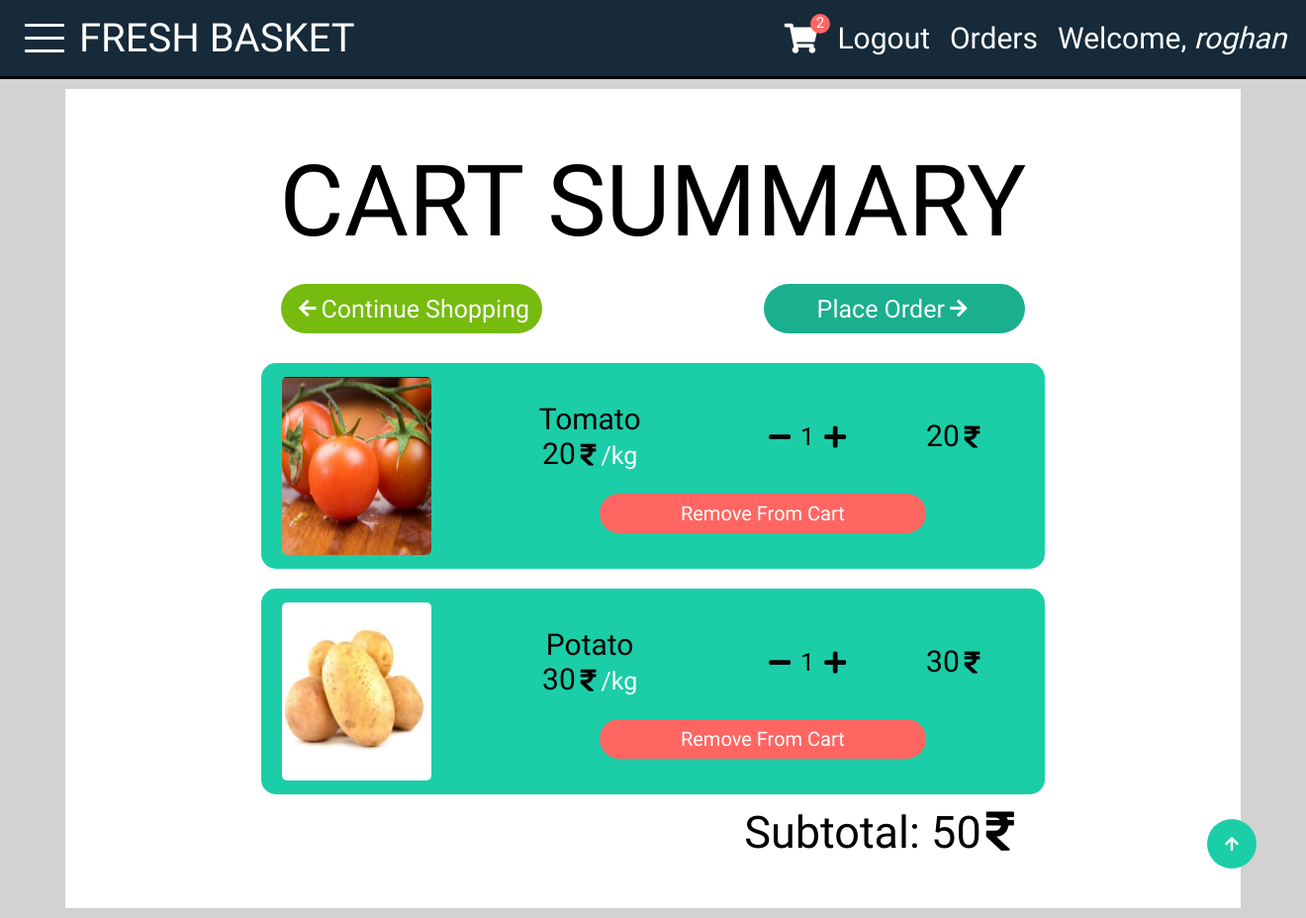
/basket_app/cart/ (signed in), run on the app's committed database.
### basket_app/models.py (models this page shows, shortened)
class Cart(models.Model):
    product= models.ForeignKey("Product",on_delete=models.CASCADE, null=True)
    customer= models.ForeignKey("auth.User",on_delete=models.CASCADE, null=True)
    qty= models.PositiveIntegerField(default=1)
    def finalprice(self):
        return self.product.price*self.qty

class Product(models.Model):
    pname= models.CharField(max_length=256)
    category= models.ForeignKey("Category",on_delete=models.CASCADE)
    ppic= models.ImageField(upload_to="product_images",null=True)
    price= models.PositiveIntegerField()
    amount= models.CharField(max_length=20)

### basket_app/views.py (the view)
# urls.py: path('cart/',views.CartView.as_view(), name='cart'),
class CartView(ListView):
    template_name= 'cart.html'
    model= Cart
    context_object_name= "cart_item"
    def get_context_data(self,**kwargs):
        context= super().get_context_data(**kwargs)
        context["count"]= Cart.objects.filter(customer= self.request.user).count()
        context["cat"]= Category.objects.all
        if Cart.objects.filter(customer= self.request.user).count()==0:
            context["check"]=True
        else:
            context["cartproducts"]= Cart.objects.filter(customer= self.request.user)
            cart= Cart.objects.filter(customer= self.request.user)
            total= 0
            for c in cart:
                total= total + c.finalprice()
            context["total"]= total
        return context

### templates/cart.html
{% extends 'base.html' %}
{% block base %}
{% load static %}
    <div class="container target">
        <h1 class="heading">CART SUMMARY</h1>
        {% if check %}
            <p class="warning">Your cart is empty</p>
            <a href="{% url 'index' %}">
                <button class="btn green"><i class="fas fa-arrow-left redirect"></i>Start Shopping</button>
            </a>
        {% else %}
            <div class="options">
                <a href="{% url 'index' %}">
                    <button class="btn-1 green"><i class="fas fa-arrow-left redirect-2"></i> Continue Shopping</button>
                </a>
                <a href="{% url 'basket_app:fillup' %}">
                    <button class="btn-1">Place Order <i class="fas fa-arrow-right redirect-2"></i></button>
                </a>
            </div>
            {% for cp in cartproducts %}
                <div class="cart-item">
                    <img src="{{cp.product.ppic.url}}" class="cartpic">
                    <div class="sec">
                        <div class="sec-1">
                            <div class="info">
                                <p class="product-name desc">{{cp.product.pname}}</p>
                                <div class="price-sec">
                                    <p class="price">{{cp.product.price}}</p>
                                    <i class="fas fa-rupee-sign rupee-1"></i>
                                    <p class="amount carta">/{{cp.product.amount}}</p>
                                </div>
                            </div>
                            <div class="qty">
                                <a href="{% url 'basket_app:decrease-qty' pk=cp.product.pk %}"><i class="fas fa-minus symbol"></i></a>
                                <p class="symbol">{{cp.qty}}</p>
                                <a href="{% url 'basket_app:increase-qty' pk=cp.product.pk %}"><i class="fas fa-plus symbol"></i></a>
                            </div>
                            <div class="price-sec finalprice">
                                <p class="price">{{cp.finalprice}}</p>
                                <i class="fas fa-rupee-sign rupee-1"></i>
                            </div>
                        </div>
                        <div class="sec-2">
                            <a href="{% url 'basket_app:remove-product' pk=cp.product.pk %}">
                                <input type="submit" class="btn remove" value="Remove From Cart">
                            </a>
                        </div>
                    </div>
                </div>
            {% endfor %}
            <div class="price-sec total">
                <p class="totalprice">Subtotal: <span class="totalprice">{{total}}</span></p>
                <i class="fas fa-rupee-sign rupee-2"></i>
            </div>
            <a href="#home" class="scroll-up-btn">
                <i class="fas fa-arrow-up"></i>
            </a>
        {% endif %}
    </div>
{% endblock %}

### templates/base.html (shortened to what this page needs)
{% load static %}
<!DOCTYPE html>
<html lang="en">
    <head>
        <link rel="stylesheet" href= "{% static 'css/basket.css' %}">
        <link rel="stylesheet" href="https://cdnjs.cloudflare.com/ajax/libs/font-awesome/5.15.3/css/all.min.css"
crossorigin="anonymous"
 />
    </head>
    <body>
        <div class="taskbar" id="home">
            <div class="part-1">
                {% if user.is_authenticated %}
                    <div class="menu">
                        <div class="line-1 line target"></div>
                        <div class="line-2 line"></div>
                        <div class="line-3 line target"></div>
                    </div>
                    <a href="{% url 'index' %}"class="logo-name">FRESH BASKET</a>
                {% else %}
                    <a href="{% url 'index' %}"class="logo-name">FRESH BASKET</a>
                {% endif %}
            </div>
            <div class="part-2">
                {% if user.is_authenticated %}
                    <div class="cart-sec">
                        <a href="{% url 'basket_app:cart' %}"><i class="fas fa-shopping-cart cart-logo"></i></a>
                        <div class="circle">{{count}}</div>
                    </div>
                    <a class="tb-link" href="{% url 'basket_app:logout' %}">Logout</a>
                    <a class="tb-link" href="{% url 'basket_app:order' %}">Orders</a>
                    <p class="tb-link">Welcome, <span class="italic">{{user.username}}</span></p>
                {% else %}
                    <a class="tb-link" href="{% url 'basket_app:login' %}">Login</a>
                    <a class="tb-link" href="{% url 'sign_up' %}">SIGN UP</a>
                {% endif %}
            </div>
        </div>
        {% block base %}
        {% endblock %}
    </body>
</html>

### static/css/basket.css (style rules this page uses)
* { margin: 0; padding: 0; text-decoration: none; color: white; box-sizing: border-box; font-family: 'Roboto Condensed', sans-serif; border: none; list-style-type: none; }
html { font-size: 62.5%; background-color: rgb(212, 209, 209); scroll-behavior: smooth; }
:root { --darkblue: #172A3A; --lightblue: #1bcea8; --lightgreen: rgb(118, 187, 14); }
.container { display: flex; flex-direction: column; align-items: center; justify-content: center; background-color: white; width: 90vw; height: 100%; margin: 1rem auto; padding: 5rem; transition: all 0.5s; }
.cart-sec { position:relative; }
.cart-logo { margin: 1rem; }
.circle { background-color: #ff6662; border-radius: 100px; color: white; text-align: center; position: absolute; font-size: 1.5rem; width: 2rem; height: 2rem; top: 0rem; right: -0.25rem; }
.rupee-1 { color: black; font-size: 2.5rem; margin: 0.5rem; }
.rupee-2 { color: black; font-size: 4.5rem; margin: 0.5rem; }
.btn { width: 25vw; height: 4rem; font-size: 2rem; border-radius: 25px; margin: 2rem 0 5rem 0; display: flex; flex-direction: row; align-items: center; justify-content: center; cursor: pointer; color: white; background-color: #19af8f; }
.btn-1 { width: 20vw; height: 5rem; font-size: 2.5rem; border-radius: 25px; display: flex; flex-direction: row; align-items: center; justify-content: center; cursor: pointer; color: white; background-color: #19af8f; margin: 2rem; }
.redirect-2 { color: white; font-size: 2rem; margin: 0.5rem; }
.green { background-color: rgb(118, 187, 14); }
.taskbar { width: 100%; height: 8rem; border-bottom: black solid; background-color: var(--darkblue); font-size: 3rem; position: relative; display: flex; justify-content: space-between; align-items: center; padding: 1rem 1rem; z-index: 200; }
.tb-link { padding: 1rem; }
.part-1 { display: flex; align-items: center; justify-content: center; }
.part-2 { display: flex; align-items: center; justify-content: center; }
.logo-name { font-size: 4rem; }
.menu { height: 7rem; width: 7rem; cursor: pointer; display: flex; flex-direction: column; align-items: center; justify-content: center; }
.line { width: 4rem; height: 0.3rem; background-color: white; margin: 0.5rem; border-radius: 1px; transition: all 0.3s; }
::placeholder { color: white; }
.italic { font-style: italic; }
.heading { text-align: center; color: black; font-size: 10rem; font-weight: 200; padding: 0.5rem; }
.symbol { color: black; font-size: 2.5rem; margin: 0.5rem; cursor: pointer; }
.price { color: black; font-size: 3rem; }
.price-sec { display: flex; flex-direction: row; align-items: baseline; justify-content: center; }
.amount { color: grey; font-size: 2.5rem; }
.desc { font-size: 3rem; color: black; }
.cart-item { display: flex; align-items: center; justify-content: center; background-color: var(--lightblue); width: 60vw; height: 26vh; border-radius: 15px; margin: 1rem; }
.cartpic { width: 13vw; height: 25vh; padding: 1rem; border-radius: 15px; }
.info { width: 30rem; display: flex; flex-direction: column; align-items: center; justify-content: center; }
.qty { width: 10rem; margin: 2rem; display:flex; flex-direction: row; align-items: center; justify-content: center; }
.finalprice { margin: 5rem; }
.total { width: 100rem; margin-left: 35vw; }
.totalprice { font-size: 4.5rem; color: black; }
.carta { color: white }
.sec { display: flex; flex-direction: column; align-items: center; justify-content: center; }
.sec-1 { margin-top: 2rem; margin-bottom: -3rem; display: flex; flex-direction: row; align-items: center; justify-content: center; }
.remove { margin-left: 3.8vw; background-color: #ff6662; }
.options { width: 60vw; display: flex; flex-direction: row; align-items: center; justify-content: space-between; }
.scroll-up-btn { width: 5rem; height: 5rem; border-radius: 50%; background-color: var(--lightblue); position: fixed; bottom: 5rem; right: 5rem; font-size: 1.6rem; color: #fff; display: flex; align-items: center; justify-content: center; transition: all 0.5s; }

### data on the page
Cart: product.ppic (picture), product.pname "Tomato", product.price "20", product.amount "kg", qty "1", finalprice "20"
Cart: product.ppic (picture), product.pname "Potato", product.price "30", product.amount "kg", qty "1", finalprice "30"

### other printed values
{{ count }} "2"
{{ user.username }} "roghan"
{{ total }} "50"
